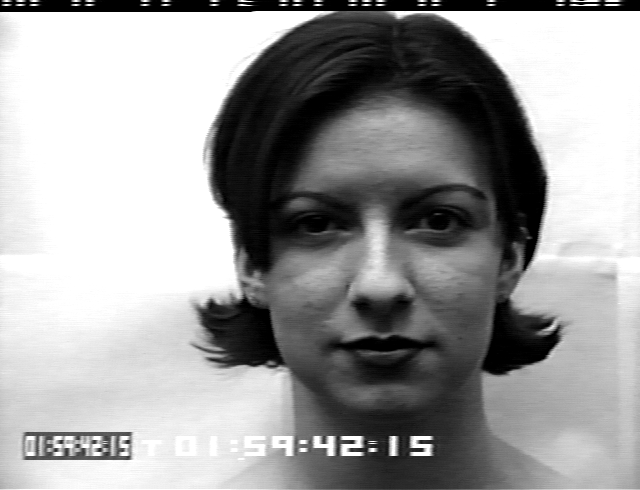
#> input picture S010_001_01594215.png, 640 x 490 px, given as the content of the folder /home/greg/Documents/uni/AI/CKImages, which was not available
$ python convert_to_csv.py
#> lines starting #> are read from the running program, lines starting #| are printed output that depends on the picture; pictures that were not available may be replaced by others from this repository, and a replacement may not be noted
import os
import csv
import cv2
import numpy as np
import matplotlib.pyplot as plt

''' This script will allow us to prepare the images within the Cohne Kanade dataset by detecting faces and transfering the pixel data images and image labels to a csv file'''

# initialise 2D arrays for the image data to parse into and an array for the the label data
image_data = np.zeros([608, 48*48], dtype=np.uint8)
image_labels = np.zeros([608], dtype=int)


# required by opencv to detect faces on the image
cascade = cv2.CascadeClassifier("/home/greg/Documents/uni/AI/AI_emotion/haarcascade_frontalface_alt.xml")

# location of the Cohne Kanade images
DATASET = "/home/greg/Documents/uni/AI/CKImages"

EMOTIONS = ["anger", "disgust", "fear", "joy", "neutral", "sadness", "surprise"]

# using os library to traverse through the dataset
filesystem = os.listdir(DATASET)


# function that uses opencv to return the roi (face) without the unecessary image background
def detect_face(image, cascade):
    face = cascade.detectMultiScale(image, scaleFactor = 1.1, minNeighbors =10, minSize=(5,5), flags=cv2.CASCADE_SCALE_IMAGE)

    for (x,y,w,h) in face:
        roi = image[y:y+h, x:x+w]
        return roi


#main function to process the dataset
def process_dataset():

    count = 0

    for emotion in EMOTIONS:

        path = os.path.join(DATASET, emotion)
        for file_name in os.listdir(path):
            if not file_name.startswith('.') and os.path.isfile(os.path.join(path, file_name)):
                image = cv2.imread(os.path.join(path, file_name))
#> image is the input picture: shape (490, 640, 3); min 0, max 255, mean 157.3
                print("processing " + path, file_name)

                #convert image to grayscale to reduce complexity
                image2gray = cv2.cvtColor(image, cv2.COLOR_BGR2GRAY)

                face = detect_face(image2gray, cascade)
#> in detect_face, `face = cascade.detectMultiScale(image, scaleFactor = 1.1, minNeighbors..`: face = [[224, 101, 311, 311]]
#> the loop in detect_face, `for (x,y,w,h) in face:` made 1 pass
#> pass 1, in detect_face, `roi = image[y:y+h, x:x+w]`:
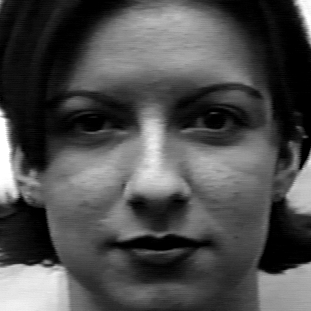
#> roi: shape (311, 311); min 0, max 255, mean 77.3
                face_reduce = cv2.resize(face, (48, 48))
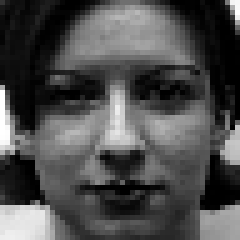
#> face_reduce: shape (48, 48) (shown 5 times larger); min 0, max 255, mean 77.2

                if(emotion == 'anger'):
                    image_labels[count] = 0

                elif(emotion == 'disgust'):
                    image_labels[count] = 1

                elif(emotion == 'fear'):
                    image_labels[count] = 2

                elif(emotion == 'joy'):
                    image_labels[count] = 3

                elif(emotion == 'neutral'):
                    image_labels[count] = 4

                elif(emotion == 'sadness'):
                    image_labels[count] = 5

                elif(emotion == 'surprise'):
                    image_labels[count] = 6

                else:
                    print("error at label switch statement")
                #parse pixel to the 2D array and then flatten converts the array to 1D
                image_data[count][0:48*48] = np.ndarray.flatten(face_reduce)
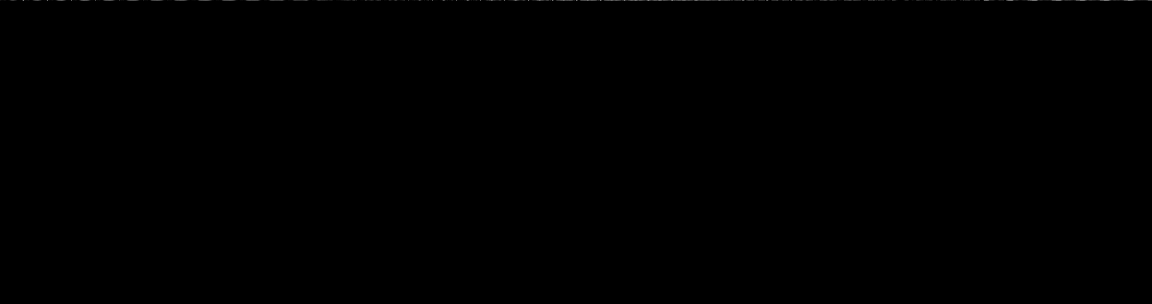
#> image_data: shape (608, 2304) (shown at 1/2 size); min 0, max 255, mean 0.1
                count+=1


process_dataset()


#write numpy arrays to csv file
with open (r"CK_DATA.csv","w") as csvfile:
    writer = csv.writer(csvfile)
    writer.writerow(['emotion','imgPixels'])
    for i in range(len(image_labels)):
        data_list = list(image_data[i])
        label = " ".join(str(x) for x in data_list)
#> (the run stopped early here; a loop or call above may not have finished)
